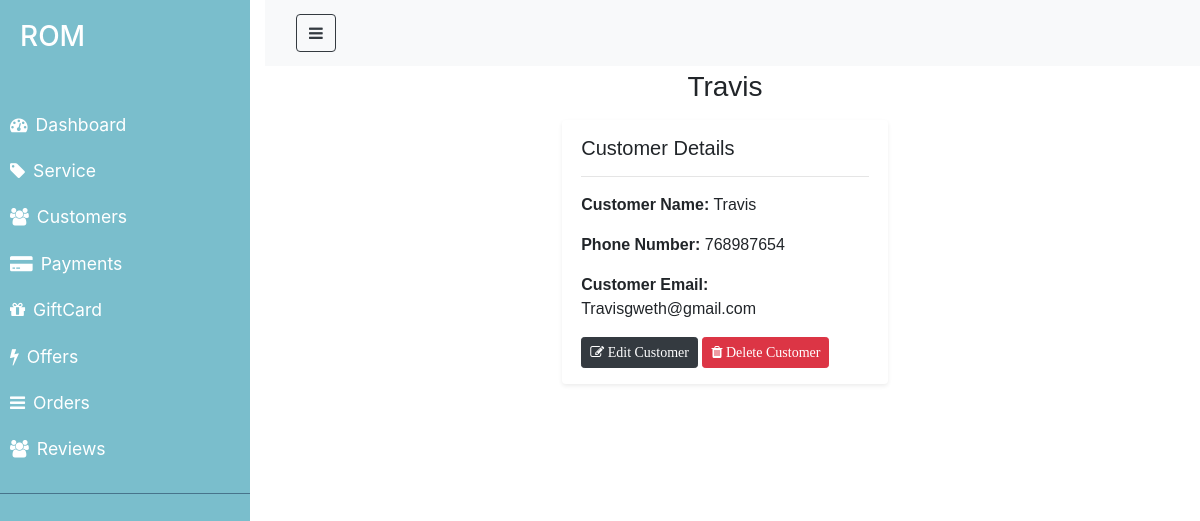
/customer/detail/2, run on the app's committed database.
### ROM/models.py (models this page shows, shortened)
class Customer(models.Model):
    name=models.CharField(max_length=100, null=False, blank=False)
    email=models.CharField(max_length=100, null=False, blank=False)
    phone_number=models.IntegerField(null= True, blank= True)
    created_at=models.DateTimeField(auto_now_add=True)

### ROM/views.py (the view)
# urls.py: path('customer/detail/<pk>',CustomerDetail.as_view(),name= 'Customer_detail'),
class CustomerDetail(DetailView):
    login_required= True
    model =  Customer
    template_name= "ROM/admin/customer_details.html"

### ROM/templates/ROM/admin/customer_details.html
{% extends 'ROM/admin/layouts/admin_master.html' %}
{% block content %}
<div class="container">
    <div class="col-lg-12 text-center my-3">
        <h3>{{object.name}}</h3>
    </div>
    <div class="row justify-content-center">
        <div class="col-lg-6 col-md-12 h-100 ">
            <div class="card h-100 border-0 shadow-sm">
                <div class="card-body h-100">
                    <h5>Customer Details</h5>
                    <hr>
                    <p><strong>Customer Name:</strong> {{object.name}}</p>
                    <p><strong>Phone Number:</strong> {{object.phone_number}}</p>
                    <p><strong>Customer Email:</strong> {{object.email}}</p>
                                        <a href="{% url 'update_customer' customer.id %}"
                                         class="btn btn-dark btn-sm">
                                         <i class="fa fa-edit"> Edit Customer </i>
                                       </a>
                                       <a href="{% url 'delete_customer' customer.id %}"
                                         class="btn btn-danger btn-sm">
                                         <i class="fa fa-trash"> Delete Customer </i>
                                      </a>
                </div>
            </div>
        </div>
    </div>
</div>
{% endblock %}

### ROM/static/css/admin.css (style rules this page uses)
* { padding: 0; margin: 0; box-sizing: border-box; }
.container { max-width: 80%; margin: 0 auto; font-family: sans-serif; }
a, a:hover, a:focus { color: inherit; text-decoration: none; transition: all 0.3s; }
body { background: color #ebeff5;; }
*, *::before, *::after { margin: 0; padding: 0; box-shadow: border-box; }
.card > * { padding: 1rem 1.2rem; }

### data on the page
Customer: name "Travis", phone_number "768987654", email "Travisgweth@gmail.com"
